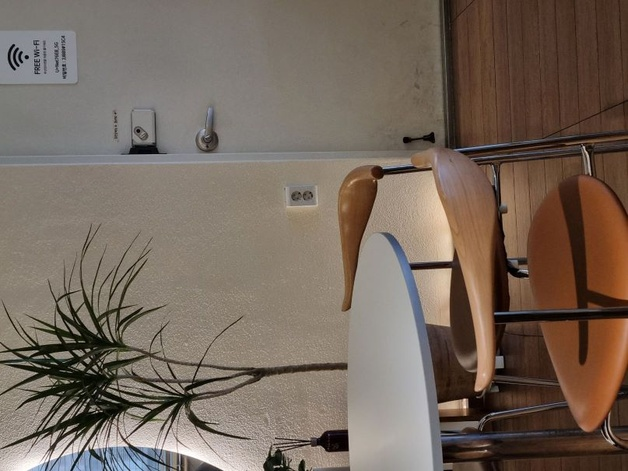
#> input picture 가로방향-순차적-3장 파노라마/test_images/testimg1.jpg, 628 x 471 px, shrunk from 807 x 605 before the run; its folder holds 3 pictures in this run
$ python main.py
#> lines starting #> are read from the running program, lines starting #| are printed output that depends on the picture
### 가로방향-순차적-3장 파노라마/panorama.py
import numpy as np
from typing import List, Tuple
from PIL import Image


def gaussian_filter(img, kernel_size=5, sigma=1.0):
    """가우시안 필터 구현"""
    kernel = np.zeros((kernel_size, kernel_size))
    center = kernel_size // 2

    for i in range(kernel_size):
        for j in range(kernel_size):
            x, y = i - center, j - center
            kernel[i, j] = (1/(2*np.pi*sigma**2)) * np.exp(-(x**2 + y**2)/(2*sigma**2))

    kernel = kernel / np.sum(kernel)

    pad_size = kernel_size // 2
    padded = np.pad(img, ((pad_size, pad_size), (pad_size, pad_size)), mode='edge')

    result = np.zeros_like(img)
    for i in range(img.shape[0]):
        for j in range(img.shape[1]):
            result[i, j] = np.sum(padded[i:i+kernel_size, j:j+kernel_size] * kernel)

    return result


def detect_harris_corner(image: np.ndarray) -> List[Tuple[int, int]]:
    """개선된 해리스 코너 검출기"""
    # 그레이스케일 변환
    if len(image.shape) == 3:
        gray = np.mean(image, axis=2).astype(np.float32)
    else:
        gray = image.astype(np.float32)

    height, width = gray.shape

    # 1. Sobel 그라디언트 계산
    Ix = np.zeros((height, width), dtype=np.float32)
    Iy = np.zeros((height, width), dtype=np.float32)

    for y in range(1, height-1):
        for x in range(1, width-1):
            Ix[y,x] = (gray[y-1,x+1] + 2*gray[y,x+1] + gray[y+1,x+1]) - \
                     (gray[y-1,x-1] + 2*gray[y,x-1] + gray[y+1,x-1])
            Iy[y,x] = (gray[y+1,x-1] + 2*gray[y+1,x] + gray[y+1,x+1]) - \
                     (gray[y-1,x-1] + 2*gray[y-1,x] + gray[y-1,x+1])

    # 2. 구조 텐서 계산
    Ixx = Ix * Ix
    Iyy = Iy * Iy
    Ixy = Ix * Iy

    # 3. 윈도우 처리
    window_size = 3
    sum_Ixx = np.zeros_like(Ixx)
    sum_Iyy = np.zeros_like(Iyy)
    sum_Ixy = np.zeros_like(Ixy)

    for y in range(1, height-1):
        for x in range(1, width-1):
            sum_Ixx[y,x] = np.sum(Ixx[y-1:y+2, x-1:x+2])
            sum_Iyy[y,x] = np.sum(Iyy[y-1:y+2, x-1:x+2])
            sum_Ixy[y,x] = np.sum(Ixy[y-1:y+2, x-1:x+2])

    # 4. 해리스 응답 계산
    k = 0.04
    det_M = sum_Ixx * sum_Iyy - sum_Ixy * sum_Ixy
    trace_M = sum_Ixx + sum_Iyy
    harris_response = det_M - k * (trace_M * trace_M)

    # 5. 비최대 억제
    corners = []
    window_radius = 2
    threshold = 0.01 * harris_response.max()

    border = max(2, window_radius)
    for y in range(border, height-border):
        for x in range(border, width-border):
            if harris_response[y,x] > threshold:
                window = harris_response[y-window_radius:y+window_radius+1,
                                      x-window_radius:x+window_radius+1]
                if harris_response[y,x] == window.max():
                    if harris_response[y,x] > 1.5 * threshold:
                        corners.append((x,y))

    # 6. 코너 수 및 공간적 분포 조정
    target_corners = 800
    if len(corners) > target_corners:
        corners.sort(key=lambda p: harris_response[p[1], p[0]], reverse=True)

        filtered_corners = []
        min_distance = height * 0.02

        for corner in corners:
            too_close = False
            for selected in filtered_corners:
                dist = np.sqrt((corner[0]-selected[0])**2 + (corner[1]-selected[1])**2)
                if dist < min_distance:
                    too_close = True
                    break

            if not too_close:
                filtered_corners.append(corner)
                if len(filtered_corners) >= target_corners:
                    break

        corners = filtered_corners

    return corners


def find_correspondences(image1: np.ndarray, image2: np.ndarray,
                        corners1: List[Tuple[int, int]],
                        corners2: List[Tuple[int, int]],
                        window_size: int = 21) -> List[Tuple[Tuple[int, int], Tuple[int, int]]]:
    """개선된 대응점 찾기 알고리즘"""
    if len(image1.shape) == 3:
        gray1 = np.mean(image1, axis=2).astype(np.uint8)
        gray2 = np.mean(image2, axis=2).astype(np.uint8)
    else:
        gray1, gray2 = image1, image2

    height, width = gray1.shape
    half_window = window_size // 2

    # 1. 매칭 영역 제한
    right_region = width * 0.4
    left_region = width * 0.6

    # 2. 코너점 필터링
    corners1_right = [(x, y) for x, y in corners1 if x > right_region]
    corners2_left = [(x, y) for x, y in corners2 if x < left_region]

    matches = []
    vertical_tolerance = int(height * 0.05)

    # 3. 각 코너점에 대해 매칭 시도
    for x1, y1 in corners1_right:
        if y1 < half_window or y1 >= height - half_window or \
           x1 < half_window or x1 >= width - half_window:
            continue

        window1 = gray1[y1-half_window:y1+half_window+1,
                       x1-half_window:x1+half_window+1]

        best_score = float('-inf')
        second_best_score = float('-inf')
        best_match = None

        # 4. y 좌표가 비슷한 점들만 고려
        candidates = [(x2, y2) for x2, y2 in corners2_left
                     if abs(y2 - y1) < vertical_tolerance and \
                     half_window <= x2 < width - half_window and \
                     half_window <= y2 < height - half_window]

        for x2, y2 in candidates:
            window2 = gray2[y2-half_window:y2+half_window+1,
                          x2-half_window:x2+half_window+1]

            if window1.shape != window2.shape:
                continue

            # 5. ZCC (Zero mean normalized Cross Correlation) 계산
            w1 = window1 - np.mean(window1)
            w2 = window2 - np.mean(window2)

            std1 = np.std(w1)
            std2 = np.std(w2)

            if std1 < 1e-6 or std2 < 1e-6:  # 저대비 영역 제외
                continue

            w1_norm = w1 / std1
            w2_norm = w2 / std2

            score = np.sum(w1_norm * w2_norm) / (window_size * window_size)

            if score > best_score:
                second_best_score = best_score
                best_score = score
                best_match = (x2, y2)

        # 6. 엄격한 매칭 기준 적용
        if best_match and \
           best_score > 0.9 and \
           best_score > second_best_score * 1.5:

            # 7. 이동 거리 제한 (너무 먼 매칭 제외)
            dx = abs(x1 - best_match[0])
            dy = abs(y1 - best_match[1])

            if dx < width * 0.5 and dy < height * 0.1:  # 적절한 이동 거리 내에서만 매칭
                matches.append(((x1, y1), best_match))

    # 8. 공간적 분포 개선
    if matches:
        filtered_matches = []
        min_distance = height * 0.02  # 최소 거리

        # 매칭 품질로 정렬
        matches.sort(key=lambda m: abs(m[0][1] - m[1][1]))  # y 좌표 차이가 작은 순

        for match in matches:
            too_close = False
            for selected in filtered_matches:
                dist1 = np.sqrt((match[0][0] - selected[0][0])**2 +
                              (match[0][1] - selected[0][1])**2)
                dist2 = np.sqrt((match[1][0] - selected[1][0])**2 +
                              (match[1][1] - selected[1][1])**2)

                if dist1 < min_distance or dist2 < min_distance:
                    too_close = True
                    break

            if not too_close:
                filtered_matches.append(match)
                if len(filtered_matches) >= 50:  # 최대 50개 매칭점만 사용
                    break

        matches = filtered_matches

    return matches


def compute_homography(src_points, dst_points):
    """호모그래피 행렬 계산"""
    if len(src_points) < 4 or len(dst_points) < 4:
        return None

    # A 행렬 구성
    A = np.zeros((8, 9))
    for i in range(len(src_points)):
        x, y = src_points[i]
        u, v = dst_points[i]
        A[i*2] = [-x, -y, -1, 0, 0, 0, x*u, y*u, u]
        A[i*2+1] = [0, 0, 0, -x, -y, -1, x*v, y*v, v]

    # SVD 계산
    U, S, Vt = np.linalg.svd(A)

    # 마지막 행이 호모그래피 행렬의 요소들
    h = Vt[-1]
    H = h.reshape(3, 3)

    # 정규화
    if H[2,2] != 0:
        H = H / H[2,2]
    else:
        return None

    return H


def stitch_images(img1: np.ndarray, img2: np.ndarray) -> np.ndarray:
    """개선된 이미지 스티칭
    Args:
        img1, img2: 입력 이미지들 (BGR 또는 RGB 형식)
    Returns:
        스티칭된 결과 이미지
    """
    # 1. 전처리
    gray1 = np.mean(img1, axis=2).astype(np.float32)
    gray2 = np.mean(img2, axis=2).astype(np.float32)

    smooth1 = gaussian_filter(gray1)
    smooth2 = gaussian_filter(gray2)

    # 2. 특징점 검출 및 매칭
    corners1 = detect_harris_corner(smooth1)
    corners2 = detect_harris_corner(smooth2)
    matches = find_correspondences(smooth1, smooth2, corners1, corners2)

    print(f"매칭점 개수: {len(matches)}")

    if len(matches) < 4:
        print("충분한 매칭점을 찾을 수 없습니다.")
        return None

    # 3. RANSAC으로 호모그래피 계산
    src_pts = np.float32([match[0] for match in matches])
    dst_pts = np.float32([match[1] for match in matches])

    best_H = None
    best_inliers = 0
    threshold = 3.0  # 픽셀 단위 임계값

    for _ in range(1000):  # RANSAC 반복
        # 랜덤하게 4개의 매칭점 선택
        idx = np.random.choice(len(matches), 4, replace=False)
        H = compute_homography(src_pts[idx], dst_pts[idx])

        if H is None:
            continue

        # 모든 점에 대해 투영 오차 계산
        src_pts_homogeneous = np.column_stack((src_pts, np.ones(len(src_pts))))
        projected_pts = np.dot(H, src_pts_homogeneous.T).T
        projected_pts = projected_pts[:, :2] / projected_pts[:, 2:]

        distances = np.linalg.norm(projected_pts - dst_pts, axis=1)
        inliers = np.sum(distances < threshold)

        if inliers > best_inliers:
            best_inliers = inliers
            best_H = H

    if best_H is None:
        print("호모그래피 계산에 실패했습니다.")
        return None

    # 4. 결과 이미지 크기 계산
    h1, w1 = img1.shape[:2]
    h2, w2 = img2.shape[:2]

    corners = np.array([[0, 0], [w1, 0], [w1, h1], [0, h1]], dtype=np.float32)
    corners = np.column_stack((corners, np.ones(4)))
    corners_transformed = np.dot(best_H, corners.T).T
    corners_transformed = corners_transformed[:, :2] / corners_transformed[:, 2:]

    all_corners = np.vstack((corners_transformed, [[0, 0], [w2, 0], [w2, h2], [0, h2]]))

    min_x, min_y = np.floor(np.min(all_corners, axis=0)).astype(int)
    max_x, max_y = np.ceil(np.max(all_corners, axis=0)).astype(int)

    translation = np.array([
        [1, 0, -min_x],
        [0, 1, -min_y],
        [0, 0, 1]
    ])

    H_adjusted = np.dot(translation, best_H)

    # 5. 결과 이미지 생성 (역방향 워핑)
    w_new = max_x - min_x
    h_new = max_y - min_y
    result = np.zeros((h_new, w_new, 3), dtype=np.float32)
    weights = np.zeros((h_new, w_new), dtype=np.float32)

    # 두 번째 이미지 복사 (가중치는 1로 시작)
    x_coords, y_coords = np.meshgrid(np.arange(w_new), np.arange(h_new))
    img2_coords = np.stack([x_coords + min_x, y_coords + min_y], axis=-1)
    valid_mask2 = ((img2_coords[..., 0] >= 0) & (img2_coords[..., 0] < w2) &
                  (img2_coords[..., 1] >= 0) & (img2_coords[..., 1] < h2))

    result[valid_mask2] = img2[img2_coords[valid_mask2, 1].astype(int),
                              img2_coords[valid_mask2, 0].astype(int)]
    weights[valid_mask2] = 1.0

    # 첫 번째 이미지 워핑
    H_inv = np.linalg.inv(H_adjusted)
    coords = np.stack(np.meshgrid(np.arange(w_new), np.arange(h_new)), axis=-1)
    coords_homogeneous = np.ones((h_new, w_new, 3))
    coords_homogeneous[..., :2] = coords

    # 원본 이미지 좌표 계산
    src_coords = np.dot(coords_homogeneous.reshape(-1, 3), H_inv.T)
    src_coords = src_coords[..., :2] / src_coords[..., 2:]
    src_coords = src_coords.reshape(h_new, w_new, 2)

    # 유효한 좌표만 선택
    valid_mask1 = ((src_coords[..., 0] >= 0) & (src_coords[..., 0] < w1-1) &
                  (src_coords[..., 1] >= 0) & (src_coords[..., 1] < h1-1))

    # 이중선형 보간
    x = src_coords[..., 0]
    y = src_coords[..., 1]
    x0 = np.floor(x).astype(int)
    x1 = x0 + 1
    y0 = np.floor(y).astype(int)
    y1 = y0 + 1

    wa = (x1 - x) * (y1 - y)
    wb = (x - x0) * (y1 - y)
    wc = (x1 - x) * (y - y0)
    wd = (x - x0) * (y - y0)

    # 유효한 픽셀에 대해서만 보간
    valid_coords = valid_mask1 & (x1 < w1) & (y1 < h1)
    if np.any(valid_coords):
        img1_warped = (
            wa[valid_coords, np.newaxis] * img1[y0[valid_coords], x0[valid_coords]] +
            wb[valid_coords, np.newaxis] * img1[y0[valid_coords], x1[valid_coords]] +
            wc[valid_coords, np.newaxis] * img1[y1[valid_coords], x0[valid_coords]] +
            wd[valid_coords, np.newaxis] * img1[y1[valid_coords], x1[valid_coords]]
        )

        # 오버랩 영역 처리
        overlap_mask = valid_coords & valid_mask2
        non_overlap_mask = valid_coords & ~valid_mask2

        # 비 오버랩 영역: 그대로 복사
        result[non_overlap_mask] = img1_warped[np.where(non_overlap_mask[valid_coords])[0]]

        # 오버랩 영역: 선형 블렌딩
        if np.any(overlap_mask):
            # x 좌표에 따른 가중치 설정 (왼쪽에서 오른쪽으로 부드럽게 전환)
            x_progress = (x_coords[overlap_mask] - np.min(x_coords[overlap_mask])) / \
                        (np.max(x_coords[overlap_mask]) - np.min(x_coords[overlap_mask]))
            w1_blend = 1 - x_progress
            w2_blend = x_progress

            # 블렌딩 적용
            overlap_indices = np.where(overlap_mask[valid_coords])[0]
            result[overlap_mask] = w1_blend[:, np.newaxis] * img1_warped[overlap_indices] + \
                                 w2_blend[:, np.newaxis] * result[overlap_mask]

    result = apply_tone_mapping(result.astype(np.uint8))

    return result


# [156 lines left out: function stitch_images_with_precomputed, not called in this run]


def apply_tone_mapping(panorama):
    """파노라마의 색조와 명암을 보정하는 함수

    Args:
        panorama: 입력 파노라마 이미지
    Returns:
        톤 매핑이 적용된 파노라마 이미지
    """
    if panorama is None:
        return None

    # 입력 이미지를 float32로 변환
    img = panorama.astype(np.float32)

    def adjust_channel(channel):
        """단일 채널에 대한 톤 매핑 적용"""
        valid_mask = channel > 0
        if not np.any(valid_mask):
            return channel

        # 1. 지역적 톤 매핑
        height, width = channel.shape
        tile_size = (height // 8, width // 8)  # 8x8 타일

        # 결과 및 가중치 누적을 위한 배열
        result = np.zeros_like(channel)
        weight_sum = np.zeros_like(channel)

        # 타일 단위로 처리
        for y in range(0, height, tile_size[0] // 2):  # 50% 오버랩
            for x in range(0, width, tile_size[1] // 2):  # 50% 오버랩
                # 현재 타일의 실제 크기
                y_end = min(y + tile_size[0], height)
                x_end = min(x + tile_size[1], width)
                tile_h = y_end - y
                tile_w = x_end - x

                # 타일 추출
                tile = channel[y:y_end, x:x_end]

                # 유효한 픽셀에 대해서만 처리
                tile_valid = tile[tile > 0]
                if len(tile_valid) == 0:
                    continue

                # 지역적 통계
                local_min = np.percentile(tile_valid, 1)
                local_max = np.percentile(tile_valid, 99)
                local_std = np.std(tile_valid)

                if local_std < 1e-6 or local_max <= local_min:
                    continue

                # 지역적 정규화 및 대비 향상
                tile_norm = np.clip((tile - local_min) / (local_max - local_min), 0, 1)

                # 감마 보정
                gamma = 0.7 + 0.6 * (local_std / 128.0)  # 표준편차에 따라 감마값 조정
                tile_gamma = np.power(tile_norm, gamma)

                # 원래 범위로 복원
                tile_enhanced = tile_gamma * (local_max - local_min) + local_min

                # 가중치 맵 생성 (가장자리로 갈수록 감소)
                weight = np.ones((tile_h, tile_w))

                # 수평 방향 가중치
                if x > 0:
                    ramp = np.linspace(0, 1, min(tile_size[1]//4, tile_w))
                    weight[:, :len(ramp)] *= ramp
                if x + tile_w < width:
                    ramp = np.linspace(1, 0, min(tile_size[1]//4, tile_w))
                    weight[:, -len(ramp):] *= ramp

                # 수직 방향 가중치
                if y > 0:
                    ramp = np.linspace(0, 1, min(tile_size[0]//4, tile_h))
                    weight[:len(ramp), :] *= ramp[:, np.newaxis]
                if y + tile_h < height:
                    ramp = np.linspace(1, 0, min(tile_size[0]//4, tile_h))
                    weight[-len(ramp):, :] *= ramp[:, np.newaxis]

                # 결과 누적
                result[y:y_end, x:x_end] += tile_enhanced * weight
                weight_sum[y:y_end, x:x_end] += weight

        # 가중치로 정규화
        mask = weight_sum > 0
        result[mask] /= weight_sum[mask]

        # 2. 전역적 톤 매핑
        valid_pixels = result[valid_mask]
        global_min = np.percentile(valid_pixels, 1)
        global_max = np.percentile(valid_pixels, 99)

        # 최종 정규화 및 감마 보정
        global_norm = np.clip((result - global_min) / (global_max - global_min), 0, 1)
        final_gamma = 0.9
        result = np.power(global_norm, final_gamma) * 255

        # 유효하지 않은 픽셀은 0으로
        result[~valid_mask] = 0

        return np.clip(result, 0, 255).astype(np.float32)

    # 각 채널별로 톤 매핑 적용
    result = np.zeros_like(img)
    for i in range(3):  # RGB 각 채널
        result[..., i] = adjust_channel(img[..., i])

    # 채도 향상
    means = np.mean(result, axis=2, keepdims=True)
    result = means + 1.2 * (result - means)  # 채도 20% 증가

    return np.clip(result, 0, 255).astype(np.uint8)


def create_panorama(images: List[np.ndarray]) -> np.ndarray:
    if len(images) < 2:
        print("최소 2장의 이미지가 필요합니다.")
        return None

    # 중앙 이미지(index=1)와 오른쪽 이미지(index=2) 먼저 스티칭
    right_result = stitch_images(images[1], images[2])
    if right_result is None:
        print("오른쪽 이미지 스티칭 실패")
        return None

    # 그 다음 왼쪽 이미지(index=0)와 right_result 스티칭
    final_result = stitch_images(images[0], right_result)
    if final_result is None:
        print("왼쪽 이미지 스티칭 실패")
        return right_result  # 최소한 오른쪽 스티칭 결과는 반환

    return final_result


# panorama.py의 맨 아래에 다음과 같이 export할 함수들을 명시적으로 정의
__all__ = [
    'gaussian_filter',
    'detect_harris_corner',
    'find_correspondences',
    'stitch_images',
    'create_panorama'
]

### 가로방향-순차적-3장 파노라마/main.py
import numpy as np
from PIL import Image, ImageOps
import matplotlib
matplotlib.use('Agg')  # GUI 없이 이미지 저장
import matplotlib.pyplot as plt
from panorama import create_panorama, detect_harris_corner, find_correspondences
import os

def load_image(image_path):
    """이미지를 올바른 방향으로 로드"""
    with Image.open(image_path) as img:
        # EXIF 회전 정보를 적용하여 이미지 로드
        img = ImageOps.exif_transpose(img)
        # RGB로 변환
        img = img.convert('RGB')
        # numpy 배열로 변환
        return np.array(img)

# [39 lines left out: function visualize_matches, not called in this run]

def main():
    current_dir = os.path.dirname(os.path.abspath(__file__))
    test_dir = os.path.join(current_dir, 'test_images')
    result_dir = os.path.join(current_dir, 'result_images')

    if not os.path.exists(result_dir):
        os.makedirs(result_dir)

    # 이미지 파일 로드
    image_files = [f for f in os.listdir(test_dir) if f.lower().endswith(('.jpg', '.jpeg', '.png'))]
    image_files.sort()

    if len(image_files) < 2:
        print("스티칭할 이미지가 2개 이상 필요합니다.")
        return

    # 이미지 로드
    images = []
    print(f"불러온 이미지: {len(image_files)}장")
    for image_file in image_files:
        image_path = os.path.join(test_dir, image_file)
        try:
            img = load_image(image_path)
#> in load_image, img is the input picture: PIL image 628x471 RGB; mean R, G, B 118.2, 104.2, 92.7
#> in load_image, `img = ImageOps.exif_transpose(img)`:
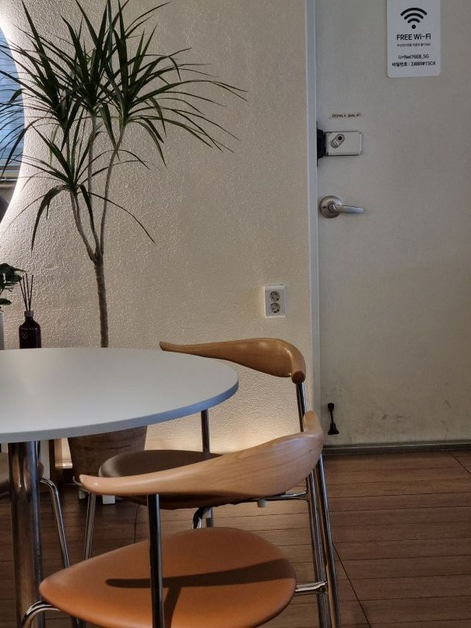
#> img: PIL image 471x628 RGB; mean R, G, B 118.2, 104.2, 92.7
            images.append(img)
            print(f"- {image_file} 로드 완료")
        except Exception as e:
            print(f"- {image_file} 로드 실패: {str(e)}")

    if len(images) < 2:
        return

    # 파노라마 생성
    print("\n파노라마 생성 중...")
    panorama = create_panorama(images)
#> in stitch_images, `gray1 = np.mean(img1, axis=2).astype(np.float32)`:
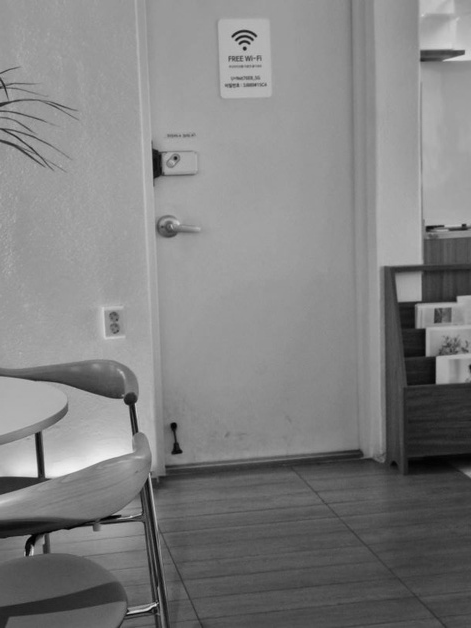
#> gray1: shape (628, 471) float32; min 1, max 243.7, mean 129.3
#> in stitch_images, `gray2 = np.mean(img2, axis=2).astype(np.float32)`:
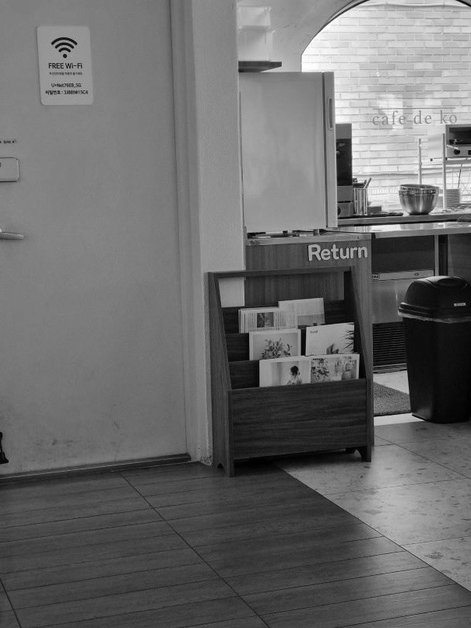
#> gray2: shape (628, 471) float32; min 0, max 255, mean 107.6
#> in gaussian_filter, `padded = np.pad(img, ((pad_size, pad_size), (pad_size, pad_size)), mod..`:
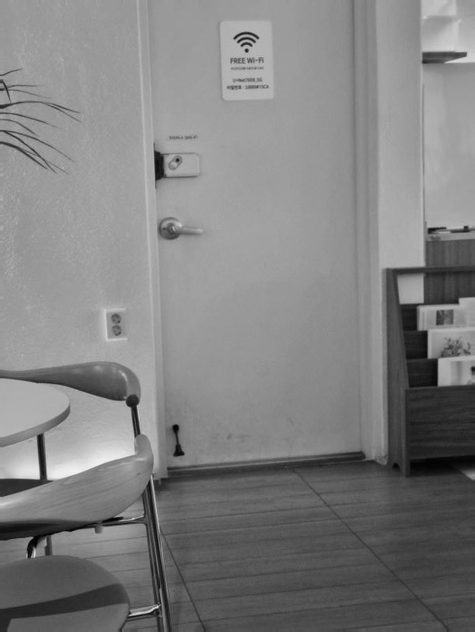
#> padded: shape (632, 475) float32; min 1, max 243.7, mean 129.1
#> call 2 of gaussian_filter, with kernel_size = 5, sigma = 1
#> in gaussian_filter (call 2), `padded = np.pad(img, ((pad_size, pad_size), (pad_size, pad_size)), mod..`:
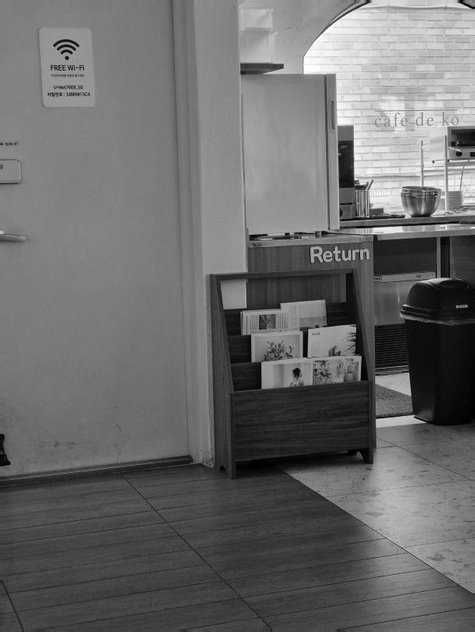
#> padded: shape (632, 475) float32; min 0, max 255, mean 107.5
#> after the loop in detect_harris_corner, `for y in range(1, height-1):`:
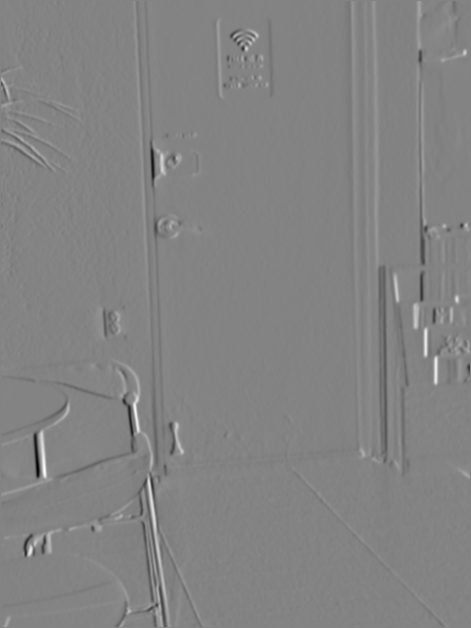
#> Ix: shape (628, 471) float32; min -459.1, max 430.4, mean -0.4; drawn with min black and max white
#> (the rest of the program and of its run is left out)
